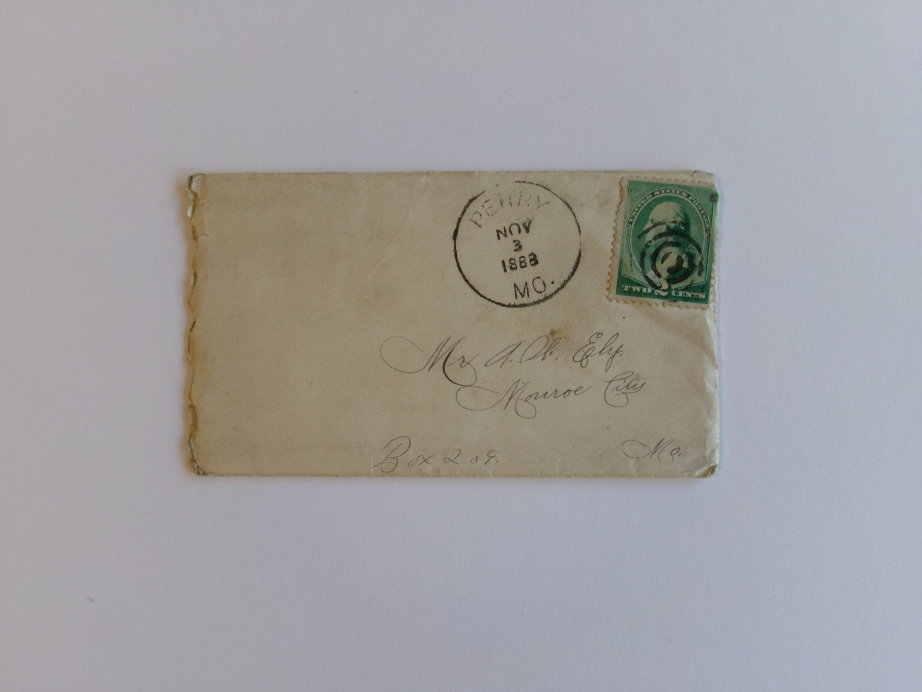
#> input picture src/assets/mock/001-E-111888.JPG, 4608 x 3456 px (shown at 1/5 size); its folder holds 3 pictures in this run
$ python build_agent_ink_variants.py --source ../../../src/assets/mock/001-E-111888.JPG --clean-mask ../../../src/assets/mock/001-L-111888-1.JPG --possible-ink-mask ../../../src/assets/mock/001-L-111888-4.JPG --output-dir out --research-reference ../../../src/assets/mock/001-L-111888-4.JPG
#> lines starting #> are read from the running program, lines starting #| are printed output that depends on the picture
### experiments/word-envelope-shrink-wrap-poc/src/word_envelope/ink_variants.py
"""Build hash-bound clean and high-recall ink variants for agent selection."""

from __future__ import annotations

import hashlib
from pathlib import Path
import shutil
import tempfile
from typing import Any

import numpy as np
from PIL import Image

from .engine import EnvelopeError
from .io_utils import canonical_json_bytes, sha256_file, sha256_mask_pixels
from .masks import save_mask


SCHEMA_VERSION = "agent-ink-variant-bundle.v1"


def _load_binary(path: Path, size_wh: tuple[int, int]) -> np.ndarray:
    if not path.is_file() or path.is_symlink():
        raise EnvelopeError(f"Ink variant input is missing or unsafe: {path}")
    with Image.open(path) as image:
        values = np.asarray(image.convert("L"), dtype=np.uint8)
    if values.shape != (size_wh[1], size_wh[0]):
        raise EnvelopeError("Ink variant dimensions do not match the source")
    if not set(int(value) for value in np.unique(values)).issubset({0, 255}):
        raise EnvelopeError("Ink variant inputs must be exact binary masks")
    return values > 0


# [4 lines left out: function _manifest_hash, not called in this run]


def build_high_recall_union(
    *,
    source_path: Path,
    clean_mask_path: Path,
    possible_ink_mask_path: Path,
    output_dir: Path,
    research_reference: str,
) -> dict[str, Any]:
    """Publish a strict clean-superset while preserving both source masks.

    The possible-ink input is never promoted as truth.  The union is a claim
    universe that the agent must still select from; noise remains visible and
    selectable rather than being silently deleted.
    """

    source_path = Path(source_path).resolve()
    clean_mask_path = Path(clean_mask_path).resolve()
    possible_ink_mask_path = Path(possible_ink_mask_path).resolve()
    output_dir = Path(output_dir).resolve()
    if output_dir.exists() or output_dir.is_symlink():
        raise EnvelopeError(f"Ink variant output already exists: {output_dir}")
    if not source_path.is_file() or source_path.is_symlink():
        raise EnvelopeError("Bound source is missing or unsafe")
    with Image.open(source_path) as source:
        size_wh = tuple(source.size)
    clean = _load_binary(clean_mask_path, size_wh)
    possible = _load_binary(possible_ink_mask_path, size_wh)
    strong = clean | possible
    if not np.any(strong & ~clean):
        raise EnvelopeError("Possible-ink input adds no high-recall evidence")

    output_dir.parent.mkdir(parents=True, exist_ok=True)
    temporary = Path(
        tempfile.mkdtemp(prefix=f".{output_dir.name}.build-", dir=output_dir.parent)
    )
    try:
        clean_out = temporary / "clean.mask.png"
        strong_out = temporary / "strong.mask.png"
        additions_out = temporary / "strong-additions.mask.png"
        save_mask(clean_out, clean)
        save_mask(strong_out, strong)
        save_mask(additions_out, strong & ~clean)
        manifest: dict[str, Any] = {
            "schema_version": SCHEMA_VERSION,
            "source": {
                "path": str(source_path),
                "file_sha256": sha256_file(source_path),
                "size_wh": list(size_wh),
            },
            "inputs": {
                "clean": {
                    "path": str(clean_mask_path),
                    "file_sha256": sha256_file(clean_mask_path),
                    "pixel_sha256": sha256_mask_pixels(clean),
                    "pixels": int(clean.sum()),
                },
                "possible_ink": {
                    "path": str(possible_ink_mask_path),
                    "file_sha256": sha256_file(possible_ink_mask_path),
                    "pixel_sha256": sha256_mask_pixels(possible),
                    "pixels": int(possible.sum()),
                    "semantic_status": "high_recall_possible_ink_not_pixel_truth",
                    "research_reference": research_reference,
                },
            },
            "outputs": {
                "clean": {
                    "path": "clean.mask.png",
                    "file_sha256": sha256_file(clean_out),
                    "pixel_sha256": sha256_mask_pixels(clean),
                    "pixels": int(clean.sum()),
                },
                "strong": {
                    "path": "strong.mask.png",
                    "file_sha256": sha256_file(strong_out),
                    "pixel_sha256": sha256_mask_pixels(strong),
                    "pixels": int(strong.sum()),
                },
                "strong_additions": {
                    "path": "strong-additions.mask.png",
                    "file_sha256": sha256_file(additions_out),
                    "pixel_sha256": sha256_mask_pixels(strong & ~clean),
                    "pixels": int(np.count_nonzero(strong & ~clean)),
                },
            },
            "invariants": {
                "clean_is_exact_subset_of_strong": bool(np.all(~clean | strong)),
                "strong_equals_clean_union_possible_ink": bool(
                    np.array_equal(strong, clean | possible)
                ),
                "coordinate_transform": "identity_source_pixels",
                "claim_policy": "agent_selects_exact_word_ink_from_visible_high_recall_universe",
            },
        }
        manifest["manifest_sha256"] = _manifest_hash(manifest)
        manifest_path = temporary / "manifest.json"
        with manifest_path.open("xb") as handle:
            handle.write(canonical_json_bytes(manifest) + b"\n")
        temporary.rename(output_dir)
        return manifest
    except BaseException:
        if temporary.exists():
            shutil.rmtree(temporary, ignore_errors=True)
        raise

### experiments/word-envelope-shrink-wrap-poc/scripts/build_agent_ink_variants.py
#!/usr/bin/env python3
from __future__ import annotations

import argparse
from pathlib import Path
import sys

ROOT = Path(__file__).resolve().parents[1]
sys.path.insert(0, str(ROOT / "src"))

from word_envelope.ink_variants import build_high_recall_union  # noqa: E402


def main() -> int:
    parser = argparse.ArgumentParser(description="Build bound clean/strong agent ink views")
    parser.add_argument("--source", type=Path, required=True)
    parser.add_argument("--clean-mask", type=Path, required=True)
    parser.add_argument("--possible-ink-mask", type=Path, required=True)
    parser.add_argument("--output-dir", type=Path, required=True)
    parser.add_argument("--research-reference", required=True)
    args = parser.parse_args()
    manifest = build_high_recall_union(
        source_path=args.source,
        clean_mask_path=args.clean_mask,
        possible_ink_mask_path=args.possible_ink_mask,
        output_dir=args.output_dir,
        research_reference=args.research_reference,
    )
#> in build_high_recall_union, source is the input picture: PIL image 4608x3456 RGB; mean R, G, B 160.7, 159, 159.3
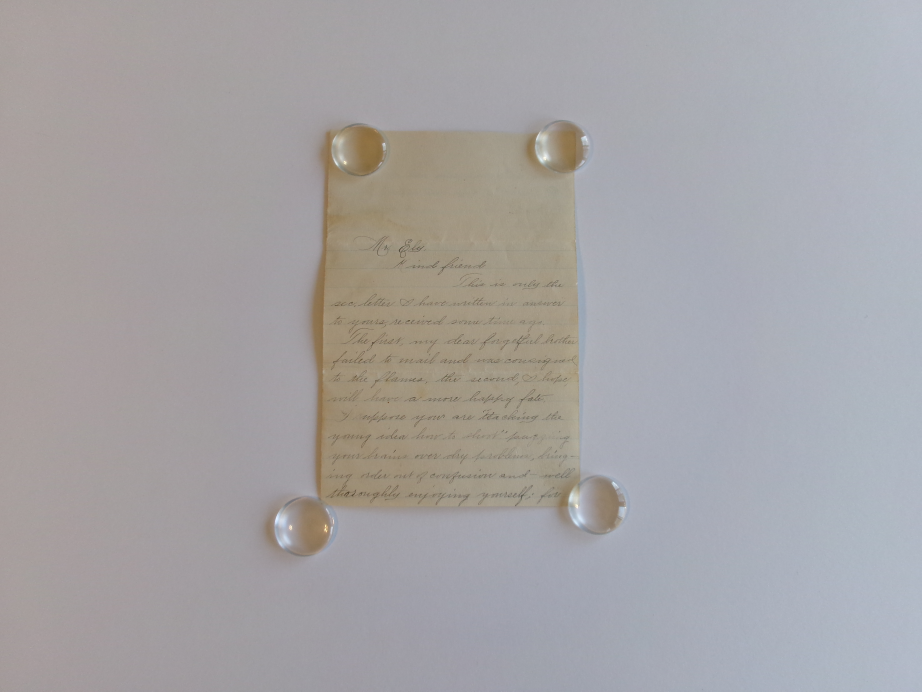
#> input picture src/assets/mock/001-L-111888-1.JPG, 4608 x 3456 px (shown at 1/5 size)
#> in _load_binary, image is the input picture: PIL image 4608x3456 RGB; mean R, G, B 165.6, 163.3, 164.8
#> in _load_binary, `values = np.asarray(image.convert("L"), dtype=np.uint8)`:
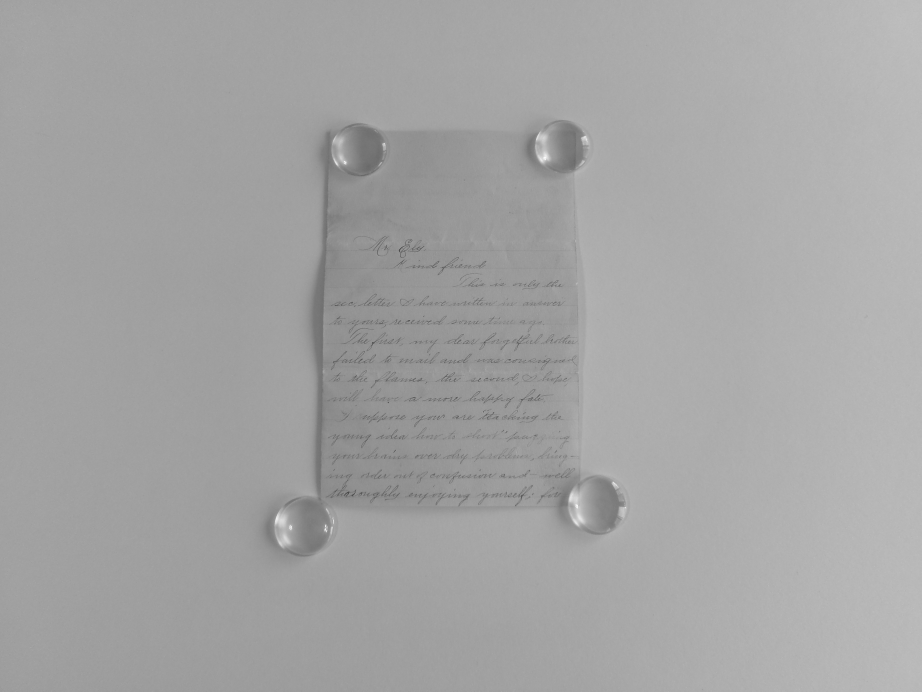
#> values: shape (3456, 4608) (shown at 1/5 size); min 43, max 255, mean 164.1
    print(manifest["manifest_sha256"])
    return 0


if __name__ == "__main__":
#> (the run stopped early here; a loop or call above may not have finished)
